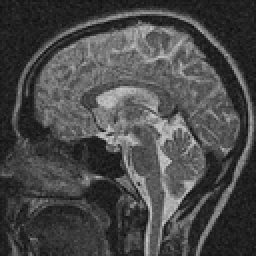
%> input picture MIAP_HW3/best niqe.png, 128 x 128 px, shrunk from 900 x 900 before the run, given in place of retina.png, which was not available (shown 2 times larger)
$ octave MIAP_CHW3_Q3.m   (GNU Octave 9; MATLAB toolbox functions it lacks are replaced by stand-ins)
%> lines starting %> are read from the running program, lines starting %| are printed output that depends on the picture; long printed decimals are rounded; pictures that were not available may be replaced by others from this repository, and a replacement may not be noted
% Loading image
img = im2double(imread('retina.png'));
%> img: size 128x128 double; min 0.051, max 0.796, mean 0.286

% Adding salt and pepper noise
img_noisy = imnoise(img, 'salt & pepper', 0.5);
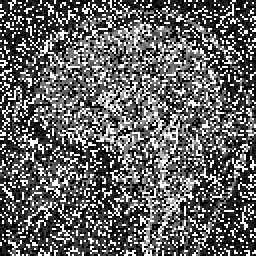
%> img_noisy: size 128x128 double (shown 2 times larger); min 0, max 1, mean 0.39

Z = zeros(size(img)); % denoised image\
Y = img_noisy;

Wmax = 39;
% Iterate through pixels
for i=1:size(Y, 1)
    for j=1:size(Y, 2)
        w = 1;
        h = 1;
        while(true)
            wmax = min([Wmax, i-1, j-1, size(Y, 1)-i, size(Y, 2)-j]);
            w = min([w, i-1, j-1, size(Y, 1)-i, size(Y, 2)-j]);
            Smed = median(Y(i-w:i+w, j-w:j+w), 'all');
            Smax = max(Y(i-w:i+w, j-w:j+w), [], 'all');
            Smin = min(Y(i-w:i+w, j-w:j+w), [], 'all');
            if Smin < Smed && Smed < Smax
                if Smin < Y(i, j) && Y(i, j) < Smax
                    Z(i,j) = Y(i,j);
                else
                    Z(i,j) = Smed;
                end
                break
            else
                w = w+h;
            end

            if w > wmax
                Z(i, j) = Smed;
                break
            end
        end
    end
end
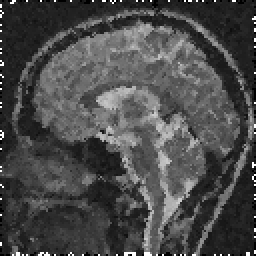
%> Z: size 128x128 double (shown 2 times larger); min 0, max 1, mean 0.291

% Plotting results
figure
subplot(1, 2, 1)
imshow(Y)
title('noisy')
subplot(1, 2, 2)
imshow(Z)
title('denoised')
saveas(gcf, 'amf.png')

Z_amf = Z;
%%

Z = zeros(size(img)); % denoised image
Y = img_noisy;

Wmax = 39;
h = 1;
% Iterate through pixels
for i=2+h:size(Y, 1)-h-1
    for j=2+h:size(Y, 2)-h-1
        w = 1;
        while(true)
            wmax = min([Wmax, i-1-h, j-1-h, size(Y, 1)-i-h, size(Y, 2)-j-h]);
            w = min([w, i-1-h, j-1-h, size(Y, 1)-i-h, size(Y, 2)-j-h]);

            y_patch = Y(i-w:i+w, j-w:j+w);
            Smax = max(y_patch, [], 'all');
            Smin = min(y_patch, [], 'all');
            Smaxh = max(Y(i-w-h:i+w+h, j-w-h:j+w+h), [], 'all');
            Sminh = min(Y(i-w-h:i+w+h, j-w-h:j+w+h), [], 'all');
            % Calculating a(k,l)
            A = (y_patch > Smin) & (y_patch < Smax);
            % Calculating Smean
            Smean = -1;
            if sum(A(:)) ~= 0
                Smean = sum(A.*y_patch, "all")/sum(A(:));
            end


            if Smin == Smin && Smax == Smaxh && Smean ~= -1
                if Smin < Y(i, j) && Y(i, j) < Smax
                    Z(i,j) = Y(i,j);
                else
                    Z(i,j) = Smean;
                end
                break

            else
                w = w+h;
            end

            if w > wmax
                Z(i, j) = Smean;
                break
            end
        end
    end
end
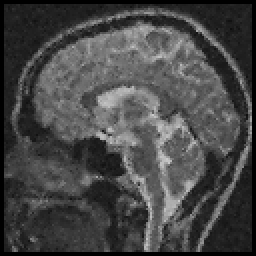
%> Z: size 128x128 double (shown 2 times larger); min 0, max 0.796, mean 0.277

% Plotting results
figure
subplot(1, 2, 1)
imshow(Y)
title('noisy')
subplot(1, 2, 2)
imshow(Z)
title('denoised')
saveas(gcf, 'alg.png')

%%
% Calculating errors
psnr_amf = psnr(img, Z_amf);
%> psnr_amf = 19.77
psnr_alg = psnr(img, Z);
%> psnr_alg = 24.08
mse_amf = immse(img, Z_amf);
%> mse_amf = 0.0106
mse_alg = immse(img, Z);
%> mse_alg = 0.00391

fprintf('psnr amf: %d \n', psnr_amf)
%| psnr amf: 19.7674
fprintf('psnr alg: %d \n', psnr_alg)
%| psnr alg: 24.0837
fprintf('mse amf: %d \n', mse_amf)
%| mse amf: 0.01055
fprintf('mse alg: %d \n', mse_alg)
%| mse alg: 0.003905
